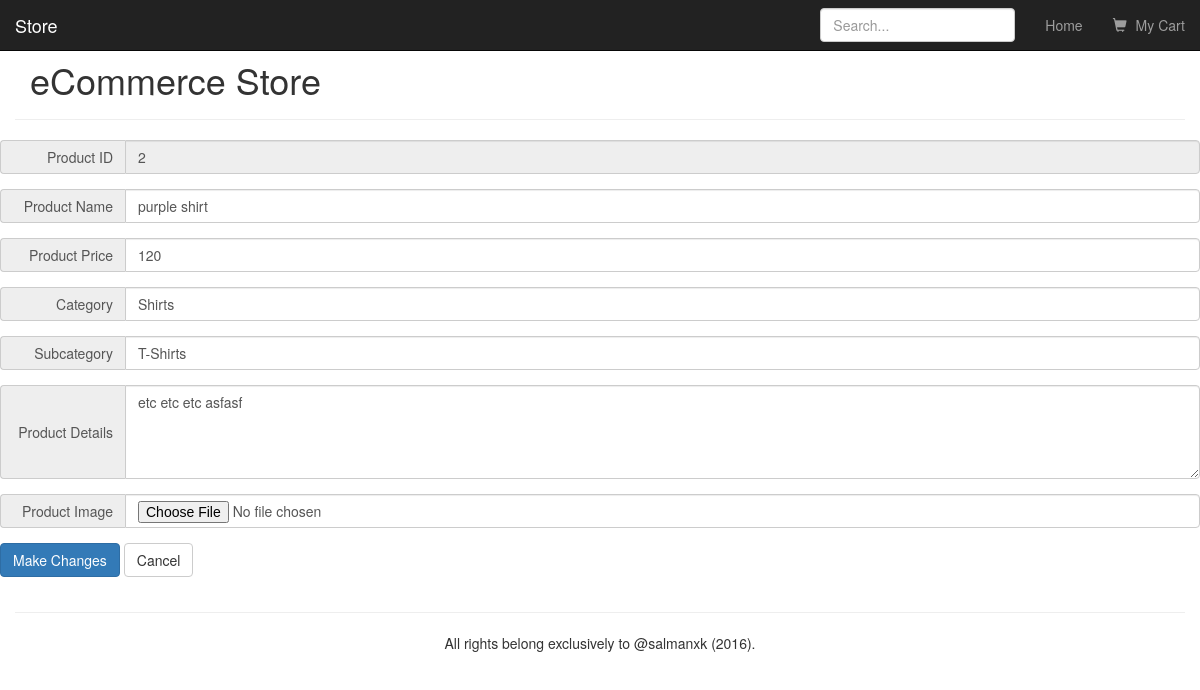
Screenshot of /storeadmin/inventory_edit.php?pid=2 (signed in) with the database file from the repository.
### tables this page shows
CREATE TABLE `products` (
  `id` int(11) NOT NULL,
  `product_name` varchar(255) NOT NULL,
  `price` varchar(16) NOT NULL,
  `details` text NOT NULL,
  `category` varchar(16) NOT NULL,
  `subcategory` varchar(16) NOT NULL,
  `date_added` date NOT NULL
);

### storeadmin/inventory_edit.php (the view, shortened to what this page needs)
<!DOCTYPE html>
<htmL>
<head>
    <link rel="stylesheet" href="../css/bootstrap.min.css">
	<?php
	include "../connect_to_mysql_pdo.php";
	if(isset($_GET["pid"])){
		$targetID = $_GET["pid"];
		$res = $dbh->prepare("SELECT * FROM products WHERE id='$targetID' LIMIT 1");
		$res->execute();
		$productCount = $res->rowCount();
		if ($productCount > 0) {
			while ($row = $res->fetch()) {
	    		$product_name = $row['product_name'];
	    		$product_price = $row['price'];
	    		$product_cat = $row['category'];
	    		$product_subcat = $row['subcategory'];
	    		$product_details = $row['details'];
    		}
		}
		else {
			echo "Item with ID $targetID does not exist!";
			exit();
		}
	}
	?>
</head>
<body>
<?php include_once("../header.php"); ?>
<div class="container">
	<div class="row">
		<form id="form1" name="form1" method="post" action="inventory_edit.php" class="form-horizontal" enctype="multipart/form-data">
			<div class="form-group">
			    <div class="input-group">
			    	<span class="input-group-addon">Product ID</span>
					<input name="showid" type="text" class="form-control" id="showid" size="40" value="<?php echo $targetID;?>" disabled/>
				</div>
			</div>
			<div class="form-group">
			    <div class="input-group">
			    	<span class="input-group-addon">Product Name</span>
					<input name="fr_itemname" type="text" class="form-control" id="fr_itemname" size="40" value="<?php echo $product_name;?>"/>
				</div>
			</div>
			<div class="form-group">
				<div class="input-group">
			    	<span class="input-group-addon">Product Price</span>
					<input name="fr_price" type="text" class="form-control" id="fr_price" size="40" value="<?php echo $product_price;?>" />
				</div>
			</div>
			<div class="form-group">
				<div class="input-group">
			    	<span class="input-group-addon">Category</span>
					<input name="fr_category" type="text" class="form-control" id="fr_category" size="40" value="<?php echo $product_cat;?>" />
				</div>
			</div>
			<div class="form-group">
				<div class="input-group">
			    	<span class="input-group-addon">Subcategory</span>
					<input name="fr_subcategory" type="text" class="form-control" id="fr_subcategory" size="40" value="<?php echo $product_subcat;?>" />
				</div>
			</div>
			<div class="form-group">
				<div class="input-group">
			    	<span class="input-group-addon">Product Details</span>
					<textarea name="fr_details" rows="4" class="form-control" id="fr_details" size="40"><?php echo $product_details;?></textarea>
				</div>
			</div>
			<div class="form-group">
				<div class="input-group">
			    	<span class="input-group-addon">Product Image</span>
					<input name="fr_image" type="file" class="form-control" id="fr_image" />
				</div>
			</div>
			<div class="form-group">
			<input name="button" type="submit" class="btn btn-default btn-primary" id="button" value="Make Changes"/>
			<a class="btn btn-default" href="inventory_list.php">Cancel</a>
			</div>
		</form>
	</div>
</div>
<?php include_once("../footer.php"); ?>
</body>
</htmL>

### storeadmin/inventory_edit.php (style rules this page uses)
.input-group-addon { min-width: 125px; text-align: right; }

### rows the page displays
products: fr_itemname "purple shirt", fr_price "120", fr_category "Shirts", fr_subcategory "T-Shirts", fr_details "etc etc etc asfasf"
